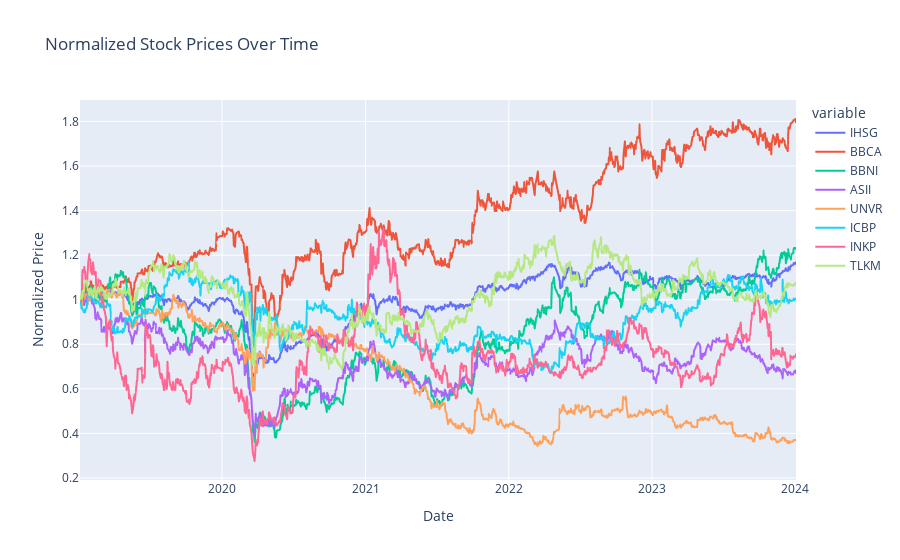

Notebook source saved alongside this figure:
### Markdown cell above
## Visualisasi Data Normalize

### Code cell
normalized_combined = s_to_p(normalized_combined_stock)
# Create an interactive plot using plotly
fig = px.line(normalized_combined, x='Date', y=normalized_combined.columns[1:],
              labels={'value': 'Normalized Price'},
              title='Normalized Stock Prices Over Time',
              line_shape="linear")
# Show the interactive plot
fig.show()

### Figure 1 — Plotly figure (JSON) as saved in the notebook; plotly's stock layout.template omitted (floating-point values rounded to 4 significant figures; data arrays with more than 128 entries replaced by an {"elided": "..."} marker saying what was removed)
{"data": [{"hovertemplate": "variable=IHSG<br>Date=%{x}<br>Normalized Price=%{y}<extra></extra>", "legendgroup": "IHSG", "line": {"color": "#636efa", "dash": "solid", "shape": "linear"}, "marker": {"symbol": "circle"}, "mode": "lines", "name": "IHSG", "showlegend": true, "type": "scattergl", "x": {"elided": "1231 str values"}, "xaxis": "x", "y": {"elided": "1231 float values"}, "yaxis": "y"}, {"hovertemplate": "variable=BBCA<br>Date=%{x}<br>Normalized Price=%{y}<extra></extra>", "legendgroup": "BBCA", "line": {"color": "#EF553B", "dash": "solid", "shape": "linear"}, "marker": {"symbol": "circle"}, "mode": "lines", "name": "BBCA", "showlegend": true, "type": "scattergl", "x": {"elided": "1231 str values"}, "xaxis": "x", "y": {"elided": "1231 float values"}, "yaxis": "y"}, {"hovertemplate": "variable=BBNI<br>Date=%{x}<br>Normalized Price=%{y}<extra></extra>", "legendgroup": "BBNI", "line": {"color": "#00cc96", "dash": "solid", "shape": "linear"}, "marker": {"symbol": "circle"}, "mode": "lines", "name": "BBNI", "showlegend": true, "type": "scattergl", "x": {"elided": "1231 str values"}, "xaxis": "x", "y": {"elided": "1231 float values"}, "yaxis": "y"}, {"hovertemplate": "variable=ASII<br>Date=%{x}<br>Normalized Price=%{y}<extra></extra>", "legendgroup": "ASII", "line": {"color": "#ab63fa", "dash": "solid", "shape": "linear"}, "marker": {"symbol": "circle"}, "mode": "lines", "name": "ASII", "showlegend": true, "type": "scattergl", "x": {"elided": "1231 str values"}, "xaxis": "x", "y": {"elided": "1231 float values"}, "yaxis": "y"}, {"hovertemplate": "variable=UNVR<br>Date=%{x}<br>Normalized Price=%{y}<extra></extra>", "legendgroup": "UNVR", "line": {"color": "#FFA15A", "dash": "solid", "shape": "linear"}, "marker": {"symbol": "circle"}, "mode": "lines", "name": "UNVR", "showlegend": true, "type": "scattergl", "x": {"elided": "1231 str values"}, "xaxis": "x", "y": {"elided": "1231 float values"}, "yaxis": "y"}, {"hovertemplate": "variable=ICBP<br>Date=%{x}<br>Normalized Price=%{y}<extra></extra>", "legendgroup": "ICBP", "line": {"color": "#19d3f3", "dash": "solid", "shape": "linear"}, "marker": {"symbol": "circle"}, "mode": "lines", "name": "ICBP", "showlegend": true, "type": "scattergl", "x": {"elided": "1231 str values"}, "xaxis": "x", "y": {"elided": "1231 float values"}, "yaxis": "y"}, {"hovertemplate": "variable=INKP<br>Date=%{x}<br>Normalized Price=%{y}<extra></extra>", "legendgroup": "INKP", "line": {"color": "#FF6692", "dash": "solid", "shape": "linear"}, "marker": {"symbol": "circle"}, "mode": "lines", "name": "INKP", "showlegend": true, "type": "scattergl", "x": {"elided": "1231 str values"}, "xaxis": "x", "y": {"elided": "1231 float values"}, "yaxis": "y"}, {"hovertemplate": "variable=TLKM<br>Date=%{x}<br>Normalized Price=%{y}<extra></extra>", "legendgroup": "TLKM", "line": {"color": "#B6E880", "dash": "solid", "shape": "linear"}, "marker": {"symbol": "circle"}, "mode": "lines", "name": "TLKM", "showlegend": true, "type": "scattergl", "x": {"elided": "1231 str values"}, "xaxis": "x", "y": {"elided": "1231 float values"}, "yaxis": "y"}], "layout": {"legend": {"title": {"text": "variable"}, "tracegroupgap": 0}, "title": {"text": "Normalized Stock Prices Over Time"}, "xaxis": {"anchor": "y", "domain": [0, 1], "title": {"text": "Date"}}, "yaxis": {"anchor": "x", "domain": [0, 1], "title": {"text": "Normalized Price"}}}}
